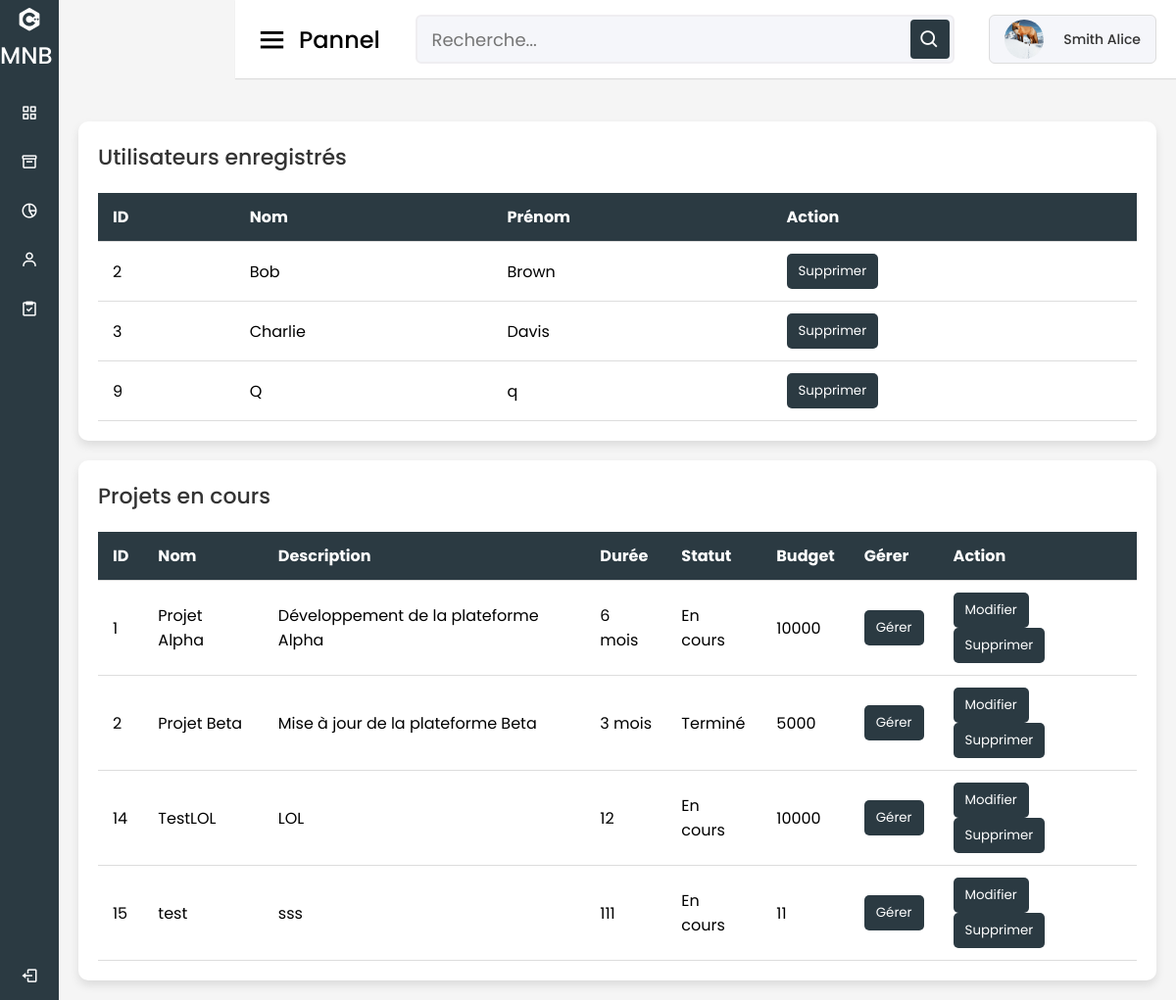
Page /gestion_client.php (signed in) on the committed database.
### tables this page shows
CREATE TABLE `Utilisateur` (
  `IDUser` int(11) NOT NULL,
  `Email` varchar(50) NOT NULL,
  `MDP` varchar(255) DEFAULT NULL,
  `Nom` varchar(50) NOT NULL,
  `Prenom` varchar(50) NOT NULL,
  `photo` varchar(50) NOT NULL,
  `Statu` varchar(50) NOT NULL
);

CREATE TABLE `Projet` (
  `IDProjet` int(11) NOT NULL,
  `nomProjet` varchar(50) NOT NULL,
  `Duree_projet` varchar(50) NOT NULL,
  `descriptionProjet` varchar(50) NOT NULL,
  `IDTache` int(11) DEFAULT NULL,
  `Statu` varchar(50) NOT NULL,
  `budget` int(11) NOT NULL,
  `IDUsers` text DEFAULT NULL
);

### gestion_client.php (the view, shortened to what this page needs)
<?php
$user_info = [
    'Prenom' => $_SESSION['prenom'],
    'Nom' => $_SESSION['nom'],
    'photo' => $_SESSION['photo']
];
$servername = "localhost";
$username = "root";
$password = "";
$dbname = "MNB_data";
$conn = new mysqli($servername, $username, $password, $dbname);
function afficherUtilisateurs($conn) {
    $sql = "SELECT * FROM Utilisateur WHERE Statu='User'";
    $result = $conn->query($sql);
    if ($result->num_rows > 0) {
        while($row = $result->fetch_assoc()) {
            echo '<tr>';
            echo '<td>' . $row["IDUser"] . '</td>';
            echo '<td>' . $row["Nom"] . '</td>';
            echo '<td>' . $row["Prenom"] . '</td>';
            echo '<td>';
            echo '<form method="post" action="" style="display:inline-block;"><input type="hidden" name="user_id" value="' . $row["IDUser"] . '"><button type="submit" name="delete" class="btn btn-danger">Supprimer</button></form>';
            echo '</td>';
            echo '</tr>';
        }
    } else {
        echo "<tr><td colspan='4'>Aucun utilisateur à afficher.</td></tr>";
    }
}
function afficherProjetsEnCours($conn) {
    $sql = "SELECT * FROM Projet";
    $result = $conn->query($sql);
    if ($result->num_rows > 0) {
        while($row = $result->fetch_assoc()) {
            echo '<tr>';
            echo '<td>' . $row["IDProjet"] . '</td>';
            echo '<td>' . $row["nomProjet"] . '</td>';
            echo '<td>' . $row["descriptionProjet"] . '</td>';
            echo '<td>' . $row["Duree_projet"] . '</td>';
            echo '<td>' . $row["Statu"] . '</td>';
            echo '<td>' . $row["budget"] . '</td>';
            echo '<td>';
            echo '<form method="post" action="projet.php" style="display:inline-block;"><input type="hidden" name="projet_id" value="' . $row["IDProjet"] . '"><button type="submit" class="btn btn-info">Gérer</button></form>';
            echo '</td>';
            echo '<td>';
            echo '<form method="get" action="modifier_projet.php" style="display:inline-block; margin-right: 10px;">';
            echo '<button type="submit" class="btn btn-warning">Modifier</button>';
            echo '</form>';
            echo '<form method="post" action="" style="display:inline-block;">';
            echo '<button type="submit" name="supprimer_projet" class="btn btn-danger">Supprimer</button>';
            echo '</form>';
            echo '</td>';
            echo '</tr>';
        }
    } else {
        echo "<tr><td colspan='8'>Aucun projet en cours à afficher.</td></tr>";
    }
}
?>
<!DOCTYPE html>
<html lang="fr" dir="ltr">
<head>
    <link rel="stylesheet" href="dashboard.css" />
    <link href="https://unpkg.com/boxicons@2.0.7/css/boxicons.min.css" rel="stylesheet" />
</head>
<body>
    <?php include('sidebar.php'); ?>
    <section class="home-section">
    <?php include('header_gestion.php'); ?>
        <div class="home-content">
            <div class="users-table">
                <h2>Utilisateurs enregistrés</h2>
                <table>
                    <thead>
                        <tr>
                            <th>ID</th>
                            <th>Nom</th>
                            <th>Prénom</th>
                            <th>Action</th>
                        </tr>
                    </thead>
                    <tbody id="registered-users">
                        <?php afficherUtilisateurs($conn); ?>
                    </tbody>
                </table>
            </div>
            <div class="projects-table">
                <h2>Projets en cours</h2>
                <table>
                    <thead>
                        <tr>
                            <th>ID</th>
                            <th>Nom</th>
                            <th>Description</th>
                            <th>Durée</th>
                            <th>Statut</th>
                            <th>Budget</th>
                            <th>Gérer</th>
                            <th>Action</th>
                        </tr>
                    </thead>
                    <tbody id="ongoing-projects">
                        <?php afficherProjetsEnCours($conn); ?>
                    </tbody>
                </table>
            </div>
        </div>
    </section>
</body>
</html>

### sidebar.php
<div class="sidebar">
    <div class="logo-details">
        <a href="MNB.php" class="active">
            <i class="bx bxl-c-plus-plus"></i>
            <span class="logo_name">MNB</span>
        </a>
    </div>
    <ul class="nav-links">
        <li>
            <a href="dashboard.php">
                <i class="bx bx-grid-alt"></i>
                <span class="links_name">Dashboard</span>
            </a>
        </li>
        <li>
            <a href="projet.php">
                <i class="bx bx-box"></i>
                <span class="links_name">Création Projet</span>
            </a>
        </li>
        <li>
            <a href="indicateur.php">
                <i class="bx bx-pie-chart-alt-2"></i>
                <span class="links_name">Indicateur clés</span>
            </a>
        </li>
        <li>
            <a href="gestion_client.php">
                <i class="bx bx-user"></i>
                <span class="links_name">Gestion Clients</span>
            </a>
        </li>
        <li>
            <a href="gestion_projet.php">
                <i class="bx bx-task"></i>
                <span class="links_name">Gestion Projets</span>
            </a>
        </li>
        <li class="log_out">
            <a href="logout.php">
                <i class="bx bx-log-out"></i>
                <span class="links_name">Déconnexion</span>
            </a>
        </li>
    </ul>
</div>

### header_gestion.php
<nav>
    <div class="sidebar-button">
        <i class="bx bx-menu sidebarBtn"></i>
        <span class="dashboard">Pannel</span>
    </div>
    <div class="search-box">
        <input type="text" placeholder="Recherche..." />
        <i class="bx bx-search"></i>
    </div>
    <div class="profile-details" style="display: flex; align-items: center; background: #f5f6fa; border: 1px solid #ddd; border-radius: 6px; padding: 5px 15px; width: fit-content;">
        <?php if (!empty($user_info['photo'])): ?>
            <img src="pdp/<?php echo htmlspecialchars($user_info['photo']); ?>" alt="Profile Picture" class="rounded-circle" style="width: 40px; height: 40px; object-fit: cover; margin-right: 10px;">
        <?php endif; ?>
        <span class="admin_name" style="font-size: 14px; font-weight: 500; color: #333; white-space: nowrap;"><?php echo htmlspecialchars($user_info['Prenom'] . ' ' . $user_info['Nom']); ?></span>
    </div>
</nav>

### dashboard.css (style rules this page uses)
* { margin: 0; padding: 0; box-sizing: border-box; font-family: "Poppins", sans-serif; }
.sidebar { position: fixed; height: 100%; width: 240px; background: #2B3A42; transition: all 0.5s ease; }
.sidebar .logo-details { height: 80px; display: flex; align-items: center; }
.sidebar .logo-details a { text-decoration: none; }
.sidebar .logo-details i { font-size: 28px; font-weight: 500; color: #fff; min-width: 60px; text-align: center; }
.sidebar .logo-details .logo_name { color: #fff; font-size: 24px; font-weight: 500; }
.sidebar .nav-links { margin-top: 10px; }
.sidebar .nav-links li { position: relative; list-style: none; height: 50px; }
.sidebar .nav-links li a { height: 100%; width: 100%; display: flex; align-items: center; text-decoration: none; transition: all 0.4s ease; }
.sidebar .nav-links li i { min-width: 60px; text-align: center; font-size: 18px; color: #fff; }
.sidebar .nav-links li a .links_name { color: #fff; font-size: 15px; font-weight: 400; white-space: nowrap; }
.sidebar .nav-links .log_out { position: absolute; bottom: 0; width: 100%; }
.home-section { position: relative; background: #f5f5f5; min-height: 100vh; width: calc(100% - 240px); left: 240px; transition: all 0.5s ease; }
.home-section nav { display: flex; justify-content: space-between; height: 80px; background: #fff; align-items: center; position: fixed; width: calc(100% - 240px); left: 240px; z-index: 100; padding: 0 20px; box-shadow: 0 1px 1px rgba(0, 0, 0, 0.1); transition: all 0.5s ease; }
.home-section nav .sidebar-button { display: flex; align-items: center; font-size: 24px; font-weight: 500; }
nav .sidebar-button i { font-size: 35px; margin-right: 10px; }
.home-section nav .search-box { position: relative; height: 50px; max-width: 550px; width: 100%; margin: 0 20px; }
nav .search-box input { height: 100%; width: 100%; outline: none; background: #f5f6fa; border: 2px solid #efeef1; border-radius: 6px; font-size: 18px; padding: 0 15px; }
nav .search-box .bx-search { position: absolute; height: 40px; width: 40px; background: #2B3A42; right: 5px; top: 50%; transform: translateY(-50%); border-radius: 4px; line-height: 40px; text-align: center; color: #fff; font-size: 22px; transition: all 0.4s ease; }
.home-section nav .profile-details { display: flex; align-items: center; background: #f5f6fa; border: 2px solid #efeef1; border-radius: 6px; height: 50px; padding: 0 10px; gap: 10px; width: fit-content; }
nav .profile-details img { height: 40px; width: 40px; border-radius: 50%; object-fit: cover; }
nav .profile-details .admin_name { font-size: 14px; font-weight: 500; color: #333; white-space: nowrap; }
.home-section .home-content { position: relative; padding-top: 104px; }
@media (max-width: 1240px) { .sidebar { width: 60px; } }
@media (max-width: 1240px) { .home-section { width: calc(100% - 60px); left: 60px; } }

### gestion_client.php (style rules this page uses)
.home-content { padding: 20px; }
.users-table, .projects-table { background: #fff; padding: 20px; margin-top: 20px; border-radius: 10px; box-shadow: 0 5px 10px rgba(0, 0, 0, 0.1); }
.users-table h2, .projects-table h2 { margin-bottom: 20px; font-size: 22px; font-weight: 500; color: #333; }
.users-table table, .projects-table table { width: 100%; border-collapse: collapse; }
.users-table table thead tr, .projects-table table thead tr { background: #2B3A42; color: #fff; text-align: left; }
.users-table table th, .users-table table td, .projects-table table th, .projects-table table td { padding: 12px 15px; border-bottom: 1px solid #ddd; }
.users-table button, .projects-table button { background: #2B3A42; color: #fff; border: none; padding: 8px 12px; border-radius: 5px; cursor: pointer; transition: background 0.3s ease; }

### rows in the picture
utilisateur: IDUser "2", Nom "Bob", Prenom "Brown"
utilisateur: IDUser "3", Nom "Charlie", Prenom "Davis"
utilisateur: IDUser "9", Nom "Q", Prenom "q"
projet: IDProjet "1", nomProjet "Projet Alpha", descriptionProjet "Développement de la plateforme Alpha", Duree_projet "6 mois", Statu "En cours", budget "10000"
projet: IDProjet "2", nomProjet "Projet Beta", descriptionProjet "Mise à jour de la plateforme Beta", Duree_projet "3 mois", Statu "Terminé", budget "5000"
projet: IDProjet "14", nomProjet "TestLOL", descriptionProjet "LOL", Duree_projet "12", Statu "En cours", budget "10000"
projet: IDProjet "15", nomProjet "test", descriptionProjet "sss", Duree_projet "111", Statu "En cours", budget "11"

### other values in the picture
$user_info['Prenom'] . ' ' . $user_info['Nom'] "Smith Alice"
